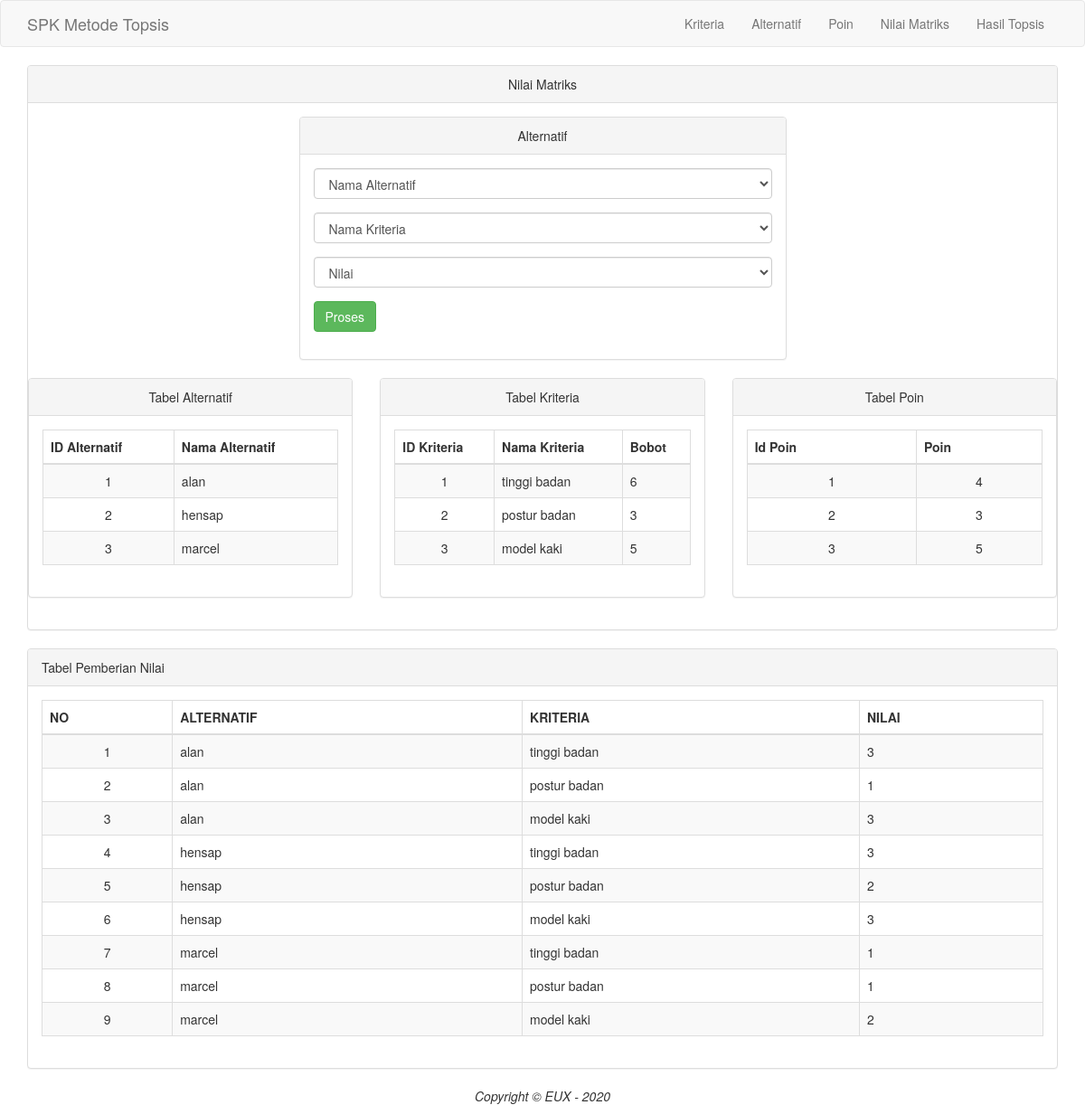
The page /nilmat.php on the database its author committed.
### tables this page shows
CREATE TABLE `tab_alternatif` (
  `id_alternatif` varchar(10) NOT NULL,
  `nama_alternatif` varchar(50) NOT NULL
);

CREATE TABLE `tab_kriteria` (
  `id_kriteria` varchar(10) NOT NULL,
  `nama_kriteria` varchar(50) NOT NULL,
  `bobot` float NOT NULL
);

CREATE TABLE `tab_poin` (
  `id_poin` varchar(10) NOT NULL,
  `poin` varchar(10) NOT NULL
);

CREATE TABLE `tab_topsis` (
  `id_alternatif` varchar(10) NOT NULL,
  `id_kriteria` varchar(10) NOT NULL,
  `nilai` float NOT NULL
);

### nilmat.php (the view, shortened to what this page needs)
<?php
include("koneksi.php");
?>
<!DOCTYPE html>
<html>
<head>
  <link href="tampilan/css/bootstrap.min.css" rel="stylesheet">
</head>
<body>
  <nav class="navbar navbar-default navbar-custom">
    <div class="container">
      <div class="navbar-header">
        <a class="navbar-brand" href="index.php">SPK Metode Topsis</a>
      </div>
      <div class="collapse navbar-collapse">
        <ul class="nav navbar-nav navbar-right">
          <li>
            <a href="kriteria.php">Kriteria</a>
          </li>
          <li>
            <a href="alternatif.php">Alternatif</a>
          </li>
          <li>
            <a href="poin.php">Poin</a>
          </li>
          <li>
            <a href="nilmat.php">Nilai Matriks</a>
          </li>
          <li>
            <a href="hastop.php">Hasil Topsis</a>
          </li>
        </ul>
      </div>
    </div>
  </nav>
  <div class="container">
    <div class="row">
      <div class="col-lg-12">
        <div class="panel panel-default">
          <div class="panel-heading text-center">
            Nilai Matriks
          </div>
          <div class="panel-body">
            <div class="row">
              <div class="col-lg-6 col-lg-offset-3">
                <div class="panel panel-default">
                  <div class="panel-heading text-center">
                    Alternatif
                  </div>
                  <div class="panel-body">
                    <div class="row">
                      <div class="col-lg-12">
                        <form class="form" action="tambahnilmat.php" method="post">
                          <div class="form-group">
                            <select class="form-control" name="alter">
                              <option>Nama Alternatif</option>
                            </select>
                          </div>
                          <div class="form-group">
                            <select class="form-control" name="krit">
                              <option>Nama Kriteria</option>
                            </select>
                          </div>
                          <div class="form-group">
                            <select class="form-control" name="nilai">
                              <option>Nilai</option>
                            </select>
                          </div>
                          <div class="form-group">
                            <button type="submit" class="btn btn-success">Proses</button>
                          </div>
                        </form>
                      </div>
                    </div>
                  </div>
                </div>
              </div>
              <div class="row">
                <div class="col-xs-6 col-md-4">
                  <div class="panel panel-default">
                    <div class="panel-heading text-center">
                      Tabel Alternatif
                    </div>
                    <div class="panel-body">
                      <div class="row">
                        <div class="col-lg-12">
                          <?php
                          $sql = $koneksi->query('SELECT * FROM tab_alternatif');
                          ?>
                          <table class="table table-striped table-bordered table-hover">
                            <thead>
                              <tr>
                                <th>ID Alternatif</th>
                                <th>Nama Alternatif</th>
                              </tr>
                            </thead>
                            <tbody>
                              <?php
                              while ($row = $sql->fetch_array()) {
                                echo ("<tr><td align=\"center\">" . $row[0] . "</td>");
                                echo ("<td align=\"left\">" . $row[1] . "</td>");
                                echo "</tr>";
                              }
                              ?>
                            </tbody>
                          </table>
                        </div>
                      </div>
                    </div>
                  </div>
                </div>
                <div class="col-xs-6 col-md-4">
                  <div class="panel panel-default">
                    <div class="panel-heading text-center">
                      Tabel Kriteria
                    </div>
                    <div class="panel-body">
                      <div class="row">
                        <div class="col-lg-12">
                          <?php
                          $sql = $koneksi->query('SELECT * FROM tab_kriteria');
                          ?>
                          <table class="table table-striped table-bordered table-hover">
                            <thead>
                              <tr>
                                <th>ID Kriteria</th>
                                <th>Nama Kriteria</th>
                                <th>Bobot</th>
                              </tr>
                            </thead>
                            <tbody>
                              <?php
                              while ($row = $sql->fetch_array()) {
                                echo ("<tr><td align=\"center\">" . $row[0] . "</td>");
                                echo ("<td align=\"left\">" . $row[1] . "</td>");
                                echo ("<td align=\"left\">" . $row[2] . "</td>");
                                echo "</tr>";
                              }
                              ?>
                            </tbody>
                          </table>
                        </div>
                      </div>
                    </div>
                  </div>
                </div>
                <div class="col-xs-6 col-md-4">
                  <div class="panel panel-default">
                    <div class="panel-heading text-center">
                      Tabel Poin
                    </div>
                    <div class="panel-body">
                      <div class="row">
                        <div class="col-lg-12">
                          <?php
                          $sql = $koneksi->query('SELECT * FROM tab_poin');
                          ?>
                          <table class="table table-striped table-bordered table-hover">
                            <thead>
                              <tr>
                                <th>Id Poin</th>
                                <th>Poin</th>
                              </tr>
                            </thead>
                            <tbody>
                              <?php
                              while ($row = $sql->fetch_array()) {
                                echo ("<tr><td align=\"center\">" . $row[0] . "</td>");
                                echo ("<td align=\"center\">" . $row[1] . "</td>");
                                echo "</tr>";
                              }
                              ?>
                            </tbody>
                          </table>
                        </div>
                      </div>
                    </div>
                  </div>
                </div>
              </div>
            </div>
          </div>
        </div>
      </div>
    </div>
  </div>
  <div class="container">
    <div class="row">
      <div class="col-lg-12">
        <div class="panel panel-default">
          <div class="panel-heading">
            Tabel Pemberian Nilai
          </div>
          <div class="panel-body">
            <?php
            $sql = $koneksi->query("SELECT * FROM tab_topsis
                  JOIN tab_alternatif ON tab_topsis.id_alternatif=tab_alternatif.id_alternatif
                  JOIN tab_kriteria ON tab_topsis.id_kriteria=tab_kriteria.id_kriteria");
            ?>
            <table class="table table-striped table-bordered table-hover">
              <thead>
                <tr>
                  <th>NO</th>
                  <th>ALTERNATIF</th>
                  <th>KRITERIA</th>
                  <th>NILAI</th>
                </tr>
              </thead>
              <tbody>
                <?php
                $no = 1;
                while ($row = $sql->fetch_array()) {
                  $nmkriteria   = $row['nama_kriteria'];
                  echo ("<tr><td align=\"center\">" . $no . "</td>");
                  echo ("<td align=\"left\">" . $row[4] . "</td>");
                  echo ("<td align=\"left\">" . $nmkriteria . "</td>");
                  echo ("<td align=\"left\">" . $row[2] . "</td>");
                  echo "</tr>";
                  $no++;
                }
                ?>
              </tbody>
            </table>
          </div>
        </div>
      </div>
    </div>
  </div>
  <footer class="text-center">
    <div class="footer-below">
      <div class="container">
        <div class="row">
          <div class="col-lg-12">
            <em>Copyright &copy; EUX - 2020 </em>
          </div>
        </div>
      </div>
    </div>
  </footer>
</body>
</html>

### rows shown on the page
tab_alternatif: id_alternatif "1", nama_alternatif "alan"
tab_alternatif: id_alternatif "2", nama_alternatif "hensap"
tab_alternatif: id_alternatif "3", nama_alternatif "marcel"
tab_kriteria: id_kriteria "1", nama_kriteria "tinggi badan", bobot "6"
tab_kriteria: id_kriteria "2", nama_kriteria "postur badan", bobot "3"
tab_kriteria: id_kriteria "3", nama_kriteria "model kaki", bobot "5"
tab_poin: id_poin "1", poin "4"
tab_poin: id_poin "2", poin "3"
tab_poin: id_poin "3", poin "5"
tab_topsis: id_alternatif.nama_alternatif "alan", id_kriteria.nama_kriteria "tinggi badan", nilai "3"
tab_topsis: id_alternatif.nama_alternatif "alan", id_kriteria.nama_kriteria "postur badan", nilai "1"
tab_topsis: id_alternatif.nama_alternatif "alan", id_kriteria.nama_kriteria "model kaki", nilai "3"
tab_topsis: id_alternatif.nama_alternatif "hensap", id_kriteria.nama_kriteria "tinggi badan", nilai "3"
tab_topsis: id_alternatif.nama_alternatif "hensap", id_kriteria.nama_kriteria "postur badan", nilai "2"
tab_topsis: id_alternatif.nama_alternatif "hensap", id_kriteria.nama_kriteria "model kaki", nilai "3"
tab_topsis: id_alternatif.nama_alternatif "marcel", id_kriteria.nama_kriteria "tinggi badan", nilai "1"
tab_topsis: id_alternatif.nama_alternatif "marcel", id_kriteria.nama_kriteria "postur badan", nilai "1"
tab_topsis: id_alternatif.nama_alternatif "marcel", id_kriteria.nama_kriteria "model kaki", nilai "2"
